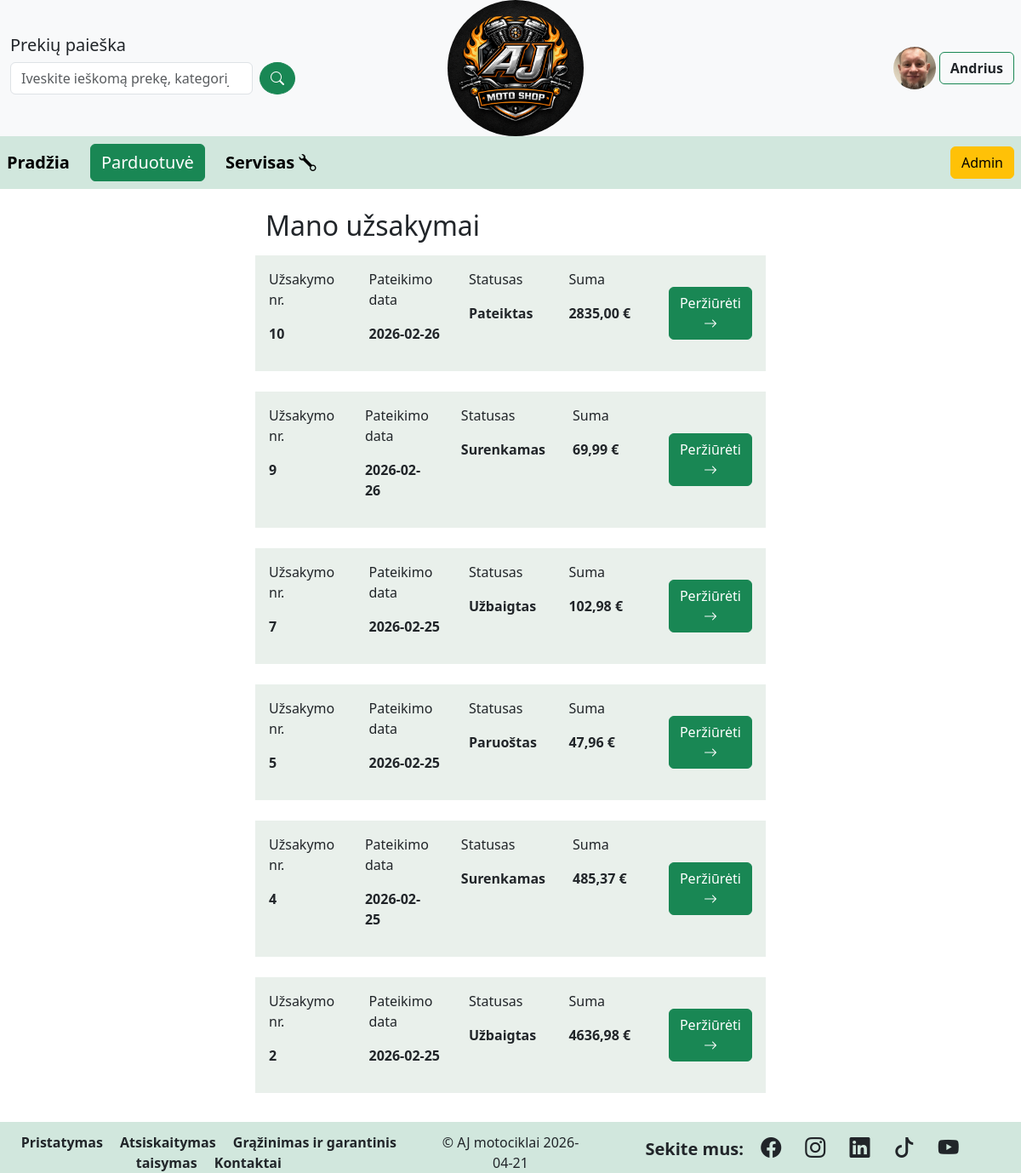
Before: /orders/ (signed in) with the older database file.
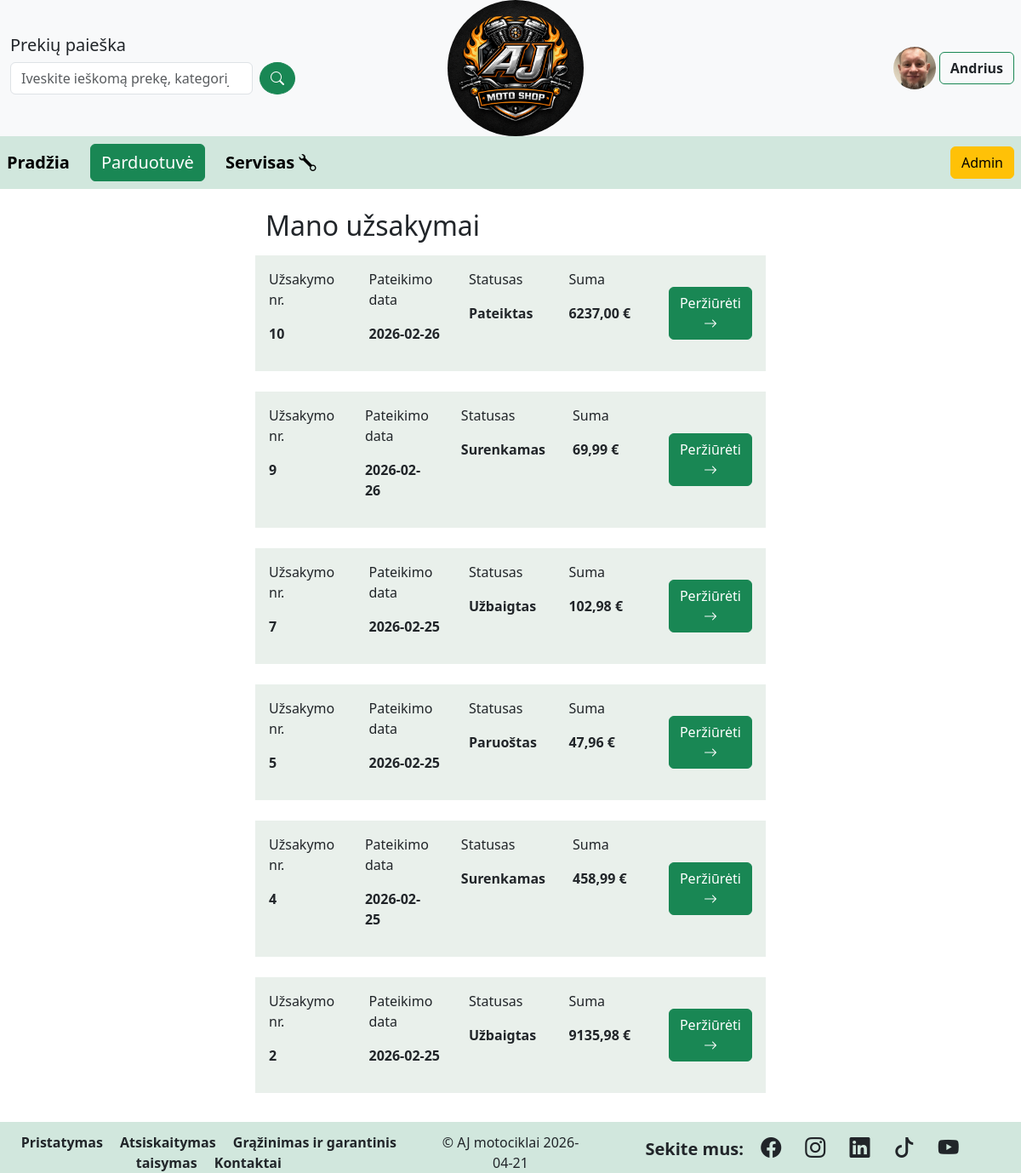
After: the same page with the newer database file.
### motoshop/models.py (models this page shows, shortened)
class Order(models.Model):
    order_date = models.DateField(verbose_name='Užsakymo pateikimo data', auto_now_add=True)
    client = models.ForeignKey(verbose_name='Klientas',
                               to=CustomUser,
                               on_delete=models.DO_NOTHING,
                               db_constraint=False,
                               null=False,
                               blank=False,
                               related_name='orders')
    order_status = (
        ('1', 'Pateiktas'),
        ('2', 'Surenkamas'),
        ('3', 'Paruoštas'),
        ('4', 'Perduotas pristatymui'),
        ('5', 'Vėluoja'),
        ('6', 'Užbaigtas'),
        ('7', 'Atšauktas'),
    )
    status = models.CharField(verbose_name='Statusas',
                              max_length=1,
                              choices=order_status,
                              default='1')
    due_date = models.DateField(verbose_name='Užsakymo užbaigimo data')
    class Meta:
        ordering = ['-pk']
        verbose_name = 'Užsakymas'
        verbose_name_plural = 'Užsakymai'
    def order_sum(self):
        return sum(line.order_line_sum() for line in self.ol.all())
    order_sum.short_description = 'Užsakymo suma'
    order_sum.short_description = 'Prekių kiekis'

class OrderLine(models.Model):
    order = models.ForeignKey(verbose_name='Užsakymas',
                              to=Order,
                              on_delete=models.DO_NOTHING,
                              db_constraint = False,
                              null = False,
                              blank = False,
                              related_name = 'ol')
    product_category = models.ForeignKey(verbose_name='Prekės kategorija',
                                         to=ProductCategory,
                                         on_delete=models.CASCADE,
                                         null = True,
                                         blank = True)
    product = ChainedForeignKey(verbose_name='Produktas',
                                to=Product,
                                chained_field="product_category",
                                chained_model_field="product_category",
                                show_all=False,
                                auto_choose=True,
                                sort=True,
                                on_delete=models.DO_NOTHING,
                                db_constraint=False,
                                null=False,
                                blank=False,
                                related_name='ol')
    quantity = models.PositiveIntegerField(verbose_name='Kiekis')
    class Meta:
        verbose_name = 'Užsakymo eilutė'
        verbose_name_plural = 'Užsakymo eilutės'
    def order_line_sum(self):
        return self.quantity * self.product.final_price
    order_line_sum.short_description = 'Prekės suma'

class Product(models.Model):
    title = models.CharField(verbose_name='Pavadinimas')
    code = models.CharField(verbose_name='Prekės kodas', max_length=10)
    product_category = models.ForeignKey(verbose_name='Prekės kategorija',
                               to=ProductCategory,
                               on_delete=models.CASCADE,
                               null=True,
                               blank=True)
    p_category = (
        ('1', 'Motociklai'),
        ('2', 'Atsarginės dalys'),
        ('3', 'Apranga'),
        ('4', 'Aksesuarai'),
    )
    category = models.CharField(verbose_name='Kategorija',
                                max_length=1,
                                choices=p_category)
    manufacturer = models.CharField(verbose_name='Gamintojas')
    sizes = (
        ('1', 'S'),
        ('2', 'M'),
        ('3', 'L'),
        ('4', 'XL'),
        ('5', 'XXL'),
    )
    size = models.CharField(verbose_name='Dydis',
                            max_length=1,
                            choices=sizes,
                            null=True,
                            blank=True)
    stock_quantity = models.PositiveIntegerField(verbose_name='Kiekis sandėlyje/pas tiekėją')
    stocked = models.BooleanField(verbose_name='Ar yra sandelyje?', default=True)
    definition = HTMLField(verbose_name='Aprašymas',
                           null=True,
                           blank=True)
    new_product = models.BooleanField(verbose_name='Ar prekė nauja', default=False)
    rrp = models.DecimalField(verbose_name='Rekom. mažmeninė kaina',
                              max_digits=8,
                              decimal_places=2)
    final_price = models.DecimalField(verbose_name='Pardavimo kaina',
                                      max_digits=8,
                                      decimal_places=2)
    cover = models.ImageField(verbose_name='Nuotrauka',
                              upload_to='product_covers',
                              null=True,
                              blank=True)
    class Meta:
        verbose_name = 'Prekė'
        verbose_name_plural = 'Prekės'

### motoshop/views.py (the view)
# urls.py: path('orders/',views.MyOrdersListView.as_view(), name='myorders'),
class MyOrdersListView(LoginRequiredMixin, generic.ListView):
    model = Order
    template_name = 'myorders.html'
    context_object_name = 'orders'
    paginate_by = 6
    def get_queryset(self):
        return Order.objects.filter(client=self.request.user)

### motoshop/context_processors.py (called while the page is built)
def category_context(request):
    return {
        'categories': ProductCategory.objects.all()
    }

### motoshop/templates/myorders.html (shortened to what this page needs)
{% extends 'base.html' %}
{% block content %}
<div class="container mt-4 w-50">
    <h2 class="text-start mb-3" >Mano užsakymai</h2>
    {% for order in orders %}
    <div class ="row mb-4" style="background-color: rgb(233,240,235)">
        <div class="col p-3 ">
            <p>Užsakymo nr.</p>
            <p class="fw-bold">{{ order.pk }}</p>
        </div>
        <div class="col p-3 ">
            <p>Pateikimo data</p>
            <p class="fw-bold">{{ order.order_date|date:"Y-m-d" }}</p>
        </div>
        <div class="col p-3">
            <p>Statusas</p>
            <p class="fw-bold">{{ order.get_status_display }}</p>
        </div>
        <div class="col p-3">
            <p>Suma</p>
            <p class="fw-bold">{{ order.order_sum }} &#8364; </p>
        </div>
        <div class="col p-3 align-self-center">
            <a class="btn btn-success text-white" href="{% url 'order' order.pk %}">Peržiūrėti <i class="bi bi-arrow-right"></i></a>
        </div>
    </div>
    {% empty %}
    <div class="alert aler-info" role="alert" style="background-color: rgb(233,240,235)">
    <h4>Dar nesate pateikęs užsakymų, prašome nesikuklinti! Visą mūsų asortimentą rasite <a href="{% url 'products' %}" class="alert-link text-dark">čia</a></p>
    </div>
    {% endfor %}
</div>
{% endblock %}

Changed rows visible on the page:
changed through a linked row, Order "Pateiktas": order_sum "2835,00" → "6237,00"
computed for Order id 4: order_sum "485,37" → "458,99"
changed through a linked row, Order id 2: order_sum "4636,98" → "9135,98"
